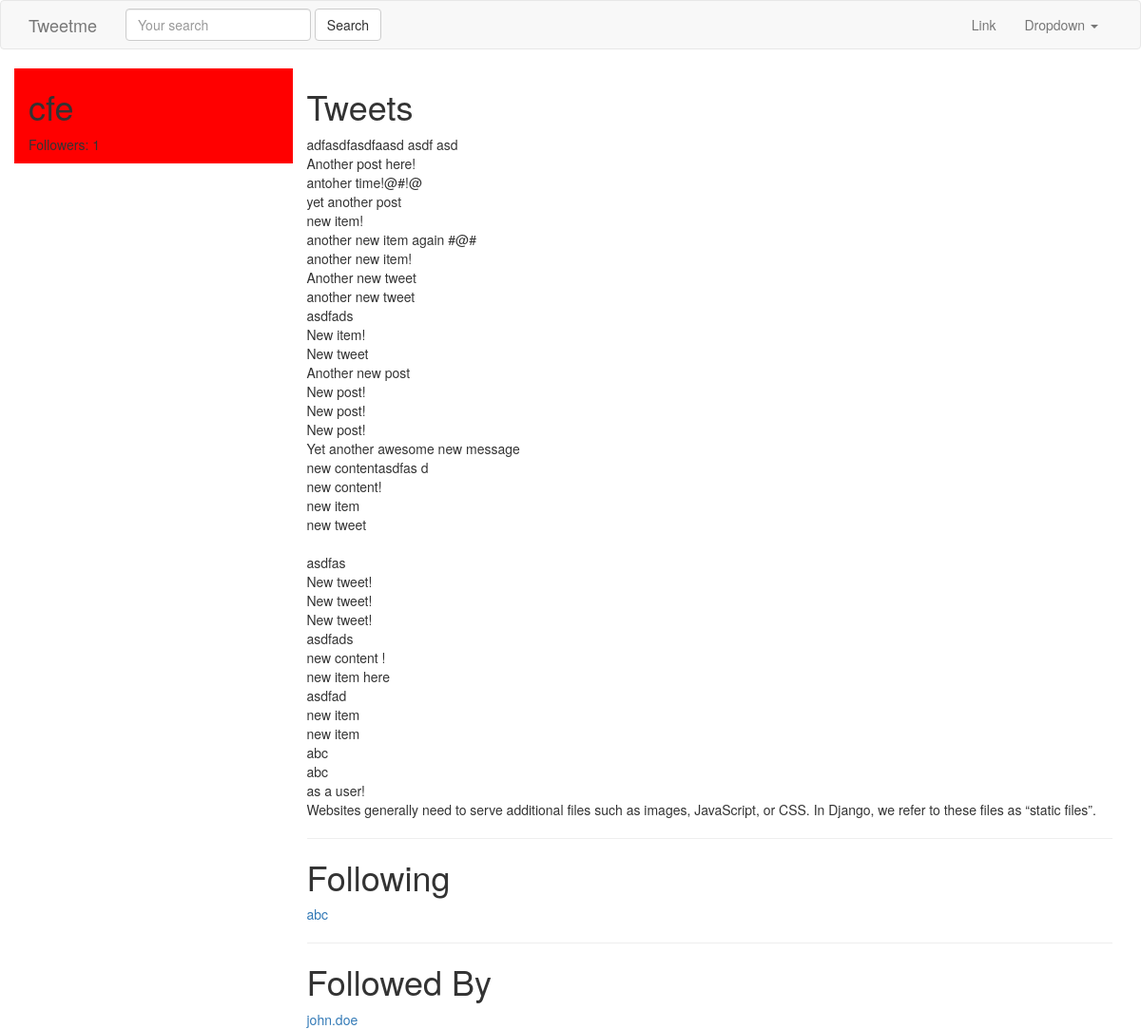
The page /cfe/ on the database its author committed.
### tweets/models.py (models this page shows, shortened)
class Tweet(models.Model):
    user        = models.ForeignKey(settings.AUTH_USER_MODEL)
    content     = models.CharField(max_length=140, validators=[validate_content])
    updated     = models.DateTimeField(auto_now=True)
    timestamp   = models.DateTimeField(auto_now_add=True)
    def __str__(self):
        return str(self.content)
    class Meta:
        ordering = ['-timestamp']

### accounts/models.py (models this page shows, shortened)
class UserProfile(models.Model):
    user        = models.OneToOneField(settings.AUTH_USER_MODEL, related_name='profile') # user.profile
    following   = models.ManyToManyField(settings.AUTH_USER_MODEL, blank=True, related_name='followed_by')

### accounts/views.py (the view)
# urls.py: url(r'^(?P<username>[\w.@+-]+)/$', UserDetailView.as_view(), name='detail'), # /tweet/1/
class UserDetailView(DetailView):
    template_name = 'accounts/user_detail.html'
    queryset = User.objects.all()
    def get_object(self):
        return get_object_or_404(
                    User,
                    username__iexact=self.kwargs.get("username")
                    )

### accounts/templates/accounts/user_detail.html
{% extends "base.html" %}
{% block content %}
<div class='row'>
    <div class='col-sm-3 col-xs-12' style='background-color:red;'>
        <h1>{{ object.username }} </h1>
        <p>Followers: {{ object.followed_by.count }}</p>
    </div>
    <div class='col-sm-9 col-xs-12'>
         <h1>Tweets</h1>
         {% for tweet in object.tweet_set.all %}
         {{ tweet }}<br/>
         {% endfor %}
         <hr/>
          <h1>Following</h1>
             {% for user in object.profile.following.all %}
             <a href='/{{ user.username }}'>{{ user.username }}</a><br/>
             {% empty %}
             <h4>Not following any users</h4>
             {% endfor %}
          <hr/>
          <h1>Followed By</h1>
             {% for profile in object.followed_by.all %}
             <a href='/{{ profile.user.username }}'>{{ profile.user.username }}</a><br/>
             {% empty %}
             <h4>Not followed by any users</h4>
             {% endfor %}
     </div>
</div>
{% endblock content %}

### rows shown on the page
Tweet: content "adfasdfasdfaasd asdf asd"
Tweet: content "Another post here!"
Tweet: content "antoher time!@#!@"
Tweet: content "yet another post"
Tweet: content "new item!"
Tweet: content "another new item again #@#"
Tweet: content "another new item!"
Tweet: content "Another new tweet"
Tweet: content "another new tweet"
Tweet: content "asdfads"
Tweet: content "New item!"
Tweet: content "New tweet"
Tweet: content "Another new post"
Tweet: content "New post!"
Tweet: content "New post!"
Tweet: content "New post!"
Tweet: content "Yet another awesome new message"
Tweet: content "new contentasdfas d"
Tweet: content "new content!"
Tweet: content "new item"
Tweet: content "new tweet"
Tweet: content "asdfas"
Tweet: content "New tweet!"
Tweet: content "New tweet!"
Tweet: content "New tweet!"
Tweet: content "asdfads"
Tweet: content "new content !"
Tweet: content "new item here"
Tweet: content "asdfad"
Tweet: content "new item"
Tweet: content "new item"
Tweet: content "abc"
Tweet: content "abc"
Tweet: content "as a user!"
Tweet: content "Websites generally need to serve additional files such as images, JavaScript, or CSS. In Django, we refer to these files as “static files”."
UserProfile: user.username "john.doe"

### other values the page prints
{{ object.username }} "cfe"
{{ object.followed_by.count }} "1"
{{ user.username }} "abc"
